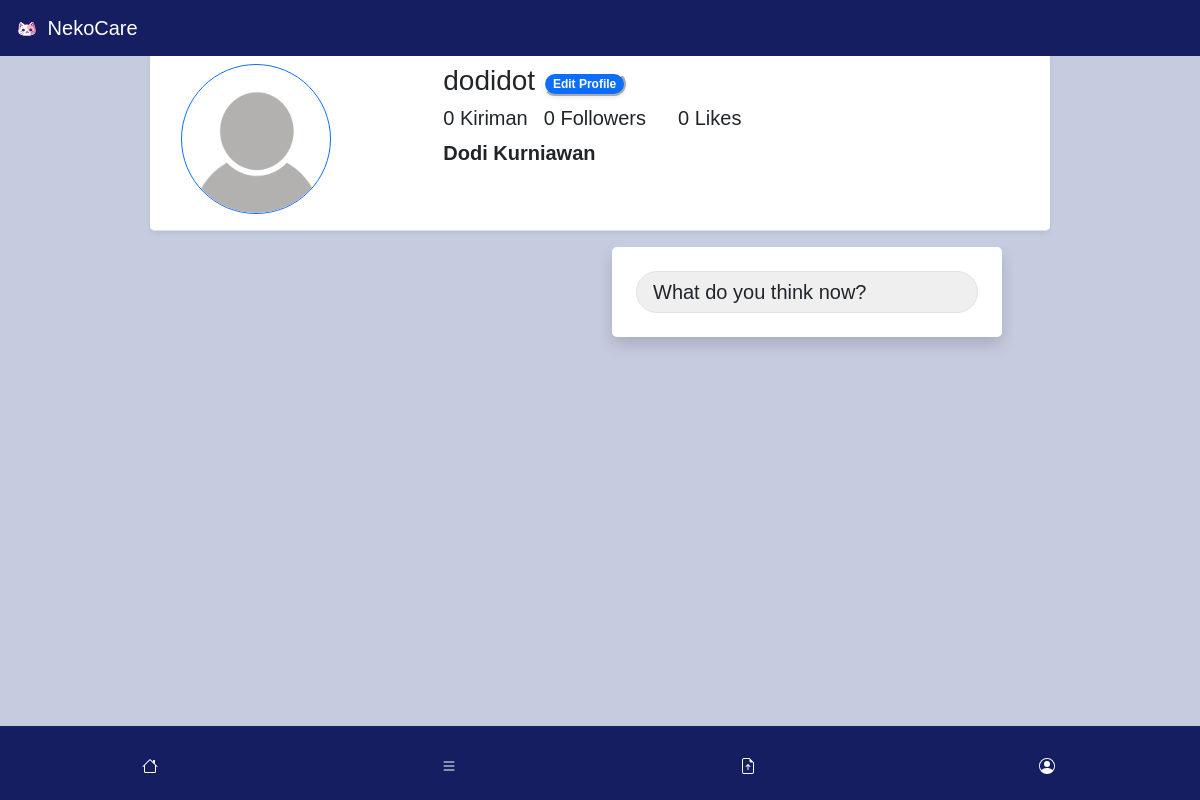
/profile.php (signed in), run on the app's committed database.
### tables this page shows
CREATE TABLE `user` (
  `id` int(11) NOT NULL,
  `username` varchar(25) NOT NULL,
  `nama` varchar(50) NOT NULL,
  `usertype` varchar(30) NOT NULL,
  `email` varchar(30) NOT NULL,
  `password` varchar(120) NOT NULL,
  `foto_profil` varchar(120) NOT NULL,
  `description` varchar(300) NOT NULL
);

### functions.php (called while the page is built, shortened)
<?php
$conn = mysqli_connect("Localhost", "root", "", "web-comunity");
    function query($query) {
        global $conn;
        $result = mysqli_query($conn,$query);
        $rows = [];
        while($row = mysqli_fetch_assoc($result)) {
            $rows[] = $row;
        }
        return $rows;
    }

### profile.php (the view, shortened to what this page needs)
<?php
    require 'functions.php';
    if(isset($_SESSION['login'])){
        $username = mysqli_real_escape_string($conn,$_SESSION['user_login']);
        $result = mysqli_query($conn, "SELECT * FROM user WHERE username = '$username'");
        $row = mysqli_fetch_assoc($result);
        $userid = mysqli_real_escape_string($conn,$row['id']);
        $kiriman = 0;
        $jmlLike = 0;
        $jmlFol = query("SELECT id_user FROM follower WHERE id_user = $userid");
        $jmlFol = count($jmlFol);
    }
?>
<!doctype html>
<html lang="en">
  <head>
    <link href="https://cdn.jsdelivr.net/npm/bootstrap@5.0.2/dist/css/bootstrap.min.css" rel="stylesheet">
    <link rel="stylesheet" href="https://cdn.jsdelivr.net/npm/bootstrap-icons@1.9.1/font/bootstrap-icons.css">
    <link rel="stylesheet" href="style.css">
  </head>
  <body>
    <nav class="fixed-top d-xxl-none ">
      <?php include('view/footerSm.php') ?>
    </nav>
    <div style="background-color: #C6CCE0;" id="content" class="container mt-5 col-md-9 visually-hidden">
        <div class="row mb-3 d-flex flex-row justify-content-around bg-white border-bottom shadow-sm rounded-3">
            <div class="col-md-3 m-3 d-md-m-auto">
              <img id="foto-profil" width="150px" height="150px" class="rounded-circle border border-primary" src="img/profil/<?= $row['foto_profil']; ?>" alt="">
            </div>
            <div class="col-md-8 m-3">
              <div class="clearfix">
                <h3 class="float-start"><?= $row['username']; ?></h3>
                <form action="view/editprofile.php" method="post">
                  <button class="badge rounded-pill bg-primary border-white shadow-sm mx-2 mt-2">Edit Profile</button>
                </form>
              </div>
              <div class="d-flex">
                <h5><?= $kiriman; ?> Kiriman</h5>
                <h5 class="mx-3"><?= $jmlFol; ?> Followers</h5>
                <h5 class="mx-3"><?= $jmlLike; ?> Likes</h5>
              </div>
                <p class="fw-bold fs-5"><?= $row['nama']; ?></p>
            </div>
        </div>
        <div class="row container mx-auto">
            <div class="col-md-6">
            </div>
            <div id="my-post" class="col-md-6 overflow-auto">
              <div id="postingan_text" class="postingan">
                <div class="bg-white rounded-3 shadow">
                  <div id="postingan_text" class="p-4">
                    <div style="background-color: #eeee;" class="border rounded-pill">
                      <h5 class="mx-3 m-2">What do you think now?</h5>
                    </div>
                  </div>
                </div>
              </div>
            </div>
        </div>
    </div>
    <footer class="fixed-bottom d-xxl-none ">
      <?php include('footer.php') ?>
    </footer>
  </body>
</html>

### style.css (style rules this page uses)
body { font-family: "Abyssinica", sans-serif; }
#my-post { height: 500px; }
#content { background-color: #eeee; }
#postingan_text { cursor: pointer; }

### profile.php (style rules this page uses)
body { background-color: #C6CCE0; }

### data on the page
user: foto_profil (placeholder picture), username "dodidot", nama "Dodi Kurniawan"

### other printed values
$kiriman "0"
$jmlFol "0"
$jmlLike "0"
